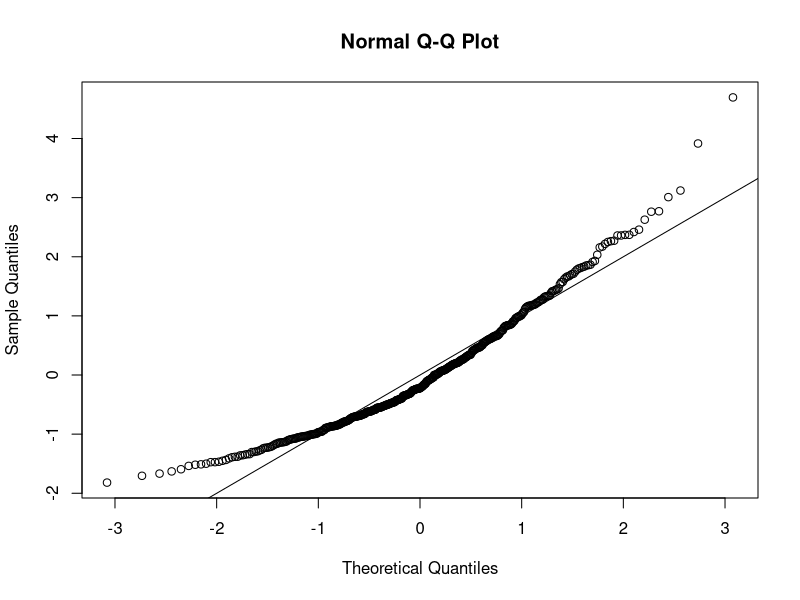
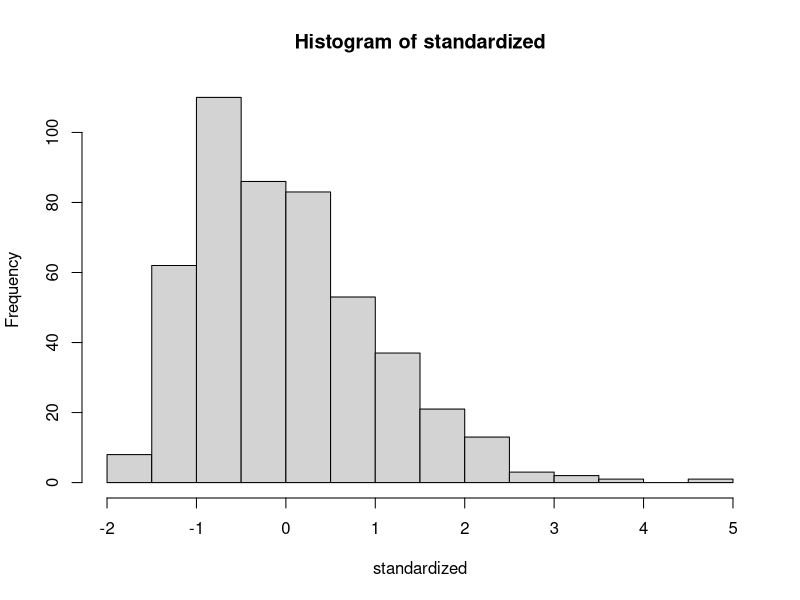
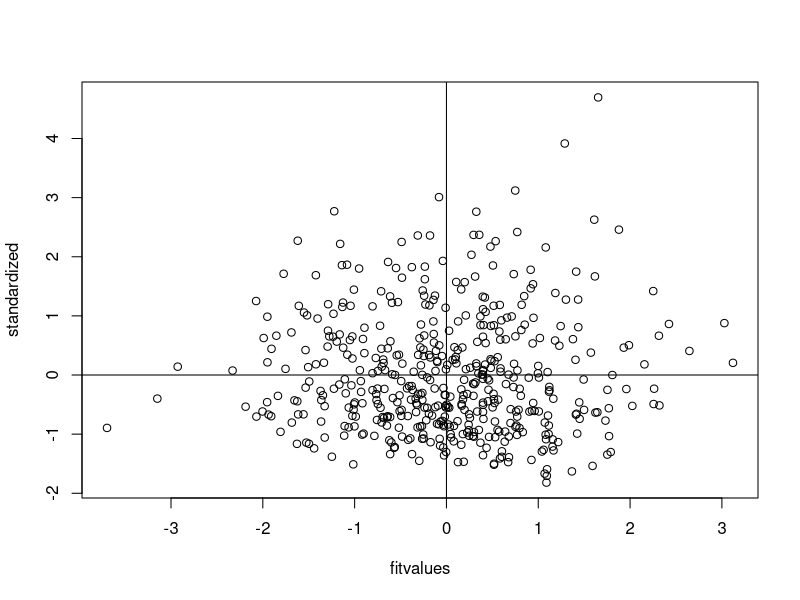

Generate these figures, in order, with R:
##Set working directory 
setwd("E:/GA/Scales")
master = read.csv("Meaning_Scales_SeekingOfNoeticGoals_RR_RN_Paper.csv")
summary(master)

##Reverse Code. 9
library(car)
master$Q107_3 = recode(master$Q107_3, "1='7'; 2='6'; 3='5'; 4='4'; 5='3'; 6='2'; 7='1'")
master$Q107_4 = recode(master$Q107_4, "1='7'; 2='6'; 3='5'; 4='4'; 5='3'; 6='2'; 7='1'")
master$Q107_5 = recode(master$Q107_5, "1='7'; 2='6'; 3='5'; 4='4'; 5='3'; 6='2'; 7='1'")
master$Q107_6 = recode(master$Q107_6, "1='7'; 2='6'; 3='5'; 4='4'; 5='3'; 6='2'; 7='1'")
master$Q107_9 = recode(master$Q107_9, "1='7'; 2='6'; 3='5'; 4='4'; 5='3'; 6='2'; 7='1'")
master$Q107_12 = recode(master$Q107_12, "1='7'; 2='6'; 3='5'; 4='4'; 5='3'; 6='2'; 7='1'")
master$Q107_13 = recode(master$Q107_13, "1='7'; 2='6'; 3='5'; 4='4'; 5='3'; 6='2'; 7='1'")
master$Q107_15 = recode(master$Q107_15, "1='7'; 2='6'; 3='5'; 4='4'; 5='3'; 6='2'; 7='1'")
master$Q107_18 = recode(master$Q107_18, "1='7'; 2='6'; 3='5'; 4='4'; 5='3'; 6='2'; 7='1'")
master$Q107_20 = recode(master$Q107_20, "1='7'; 2='6'; 3='5'; 4='4'; 5='3'; 6='2'; 7='1'")

##Missing Data##
library(mice)
percentmiss = function(x){ sum(is.na(x))/length(x) *100 }

##Going by rows ONLY
notypos = master
missing = apply(notypos[ , 3:22], 1, percentmiss) 
table(missing)

##Replace only the data that you should
replacepeople = notypos[ missing <= 5 , ]  
dontpeople = notypos[ missing > 5 , ]

##Figure out the columns to exclude
apply(replacepeople, 2, percentmiss)
replacecolumn = replacepeople[ , -c(1,2,23)]
dontcolumn = replacepeople[ , c(1,2,23)]

##MICE
tempnomiss = mice(replacecolumn)
nomiss = complete(tempnomiss, 1)
summary(nomiss)

##(By your powers) Combine (I am Captain Planet!)
filledin_none = cbind(dontcolumn, nomiss)
summary(filledin_none)

##Small note: When MICE is run on this project the YEAR column
##is moved from the last column to the thrid column.
##This trend is not observed with data that does not need
##to be MICE'd. All code exluding ID columns has been corrected
##for this. 
#~Hannah 

##Outliers##
##Mahal

mahal = mahalanobis(filledin_none[ , -c(1:3)], 
                    colMeans(filledin_none[ , -c(1:3)], na.rm = TRUE),
                    cov(filledin_none[ , -c(1:3)], use="pairwise.complete.obs"))

summary(mahal)
cutoff = qchisq(.999,ncol(filledin_none[ , -c(1:3)])) 
summary(mahal < cutoff)
noout = filledin_none[ mahal < cutoff, ]

##Additivity: correlations
correlations = cor(noout[,-c(1:3)], use="pairwise.complete.obs")
symnum(correlations)

##Make the random stuff & exclude the ID columns 
random = rchisq(nrow(noout), 7)
fake = lm(random~., data=noout[ , -c(1:3)])

##Linearity plot
##Create the standardized residuals
standardized = rstudent(fake)
qqnorm(standardized)
abline(0,1)

##Multivariate normality
hist(standardized, breaks=15)

##Homogeneity and homoscedaticity
fitvalues = scale(fake$fitted.values)
plot(fitvalues, standardized) 
abline(0,0)
abline(v = 0)

##Scoring
##Existential vacu
vac = colSums(noout[,c("Q107_3", "Q107_4", "Q107_8", "Q107_9", "Q107_11", "Q107_12", "Q107_13", "Q107_14","Q107_17", "Q107_19")])
vac

vactot = sum(vac)
vactot

#Life perspective 
WM = rowSums(noout[,c("Q107_1", "Q107_6", "Q107_7", "Q107_10", "Q107_15", "Q107_18", "Q107_20")])
WM


